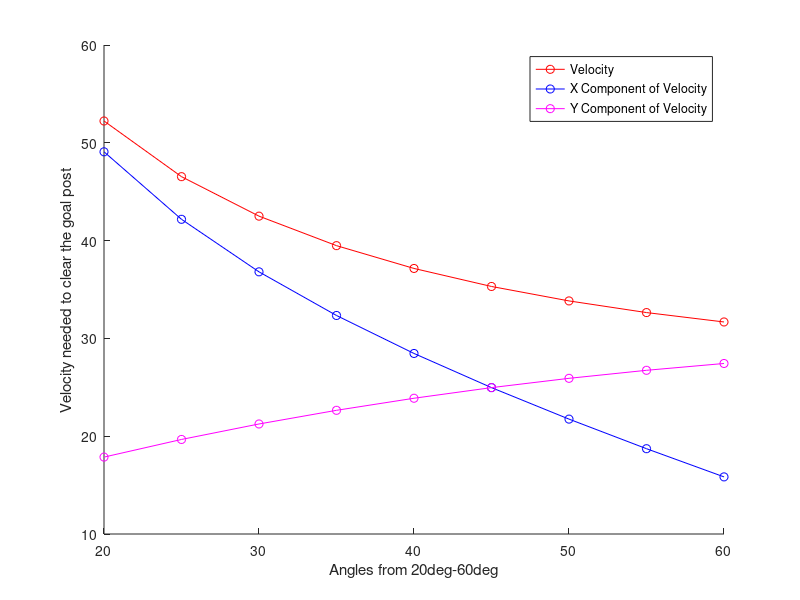

Source code (MATLAB): (Note: this script raises an error after producing the figure.)
%% Despcription of project
% Finding compatable angles to make a field goal from 20deg-60deg
%% establish list of angles
angles = 20:5:60;
%% convert yd to m
rDX = 95 * .9144;
%gravity
g = 9.81;
%% For loop to index through each element and calculate velocity
% creates empty arrays to store the output of each loop
nVA = [];
vxa = [];
vya = [];
for idx = 1:9
    %Use law of sines to get the full required distance
    b = (sind(180-(angles(idx)+90)))/(sind(angles(idx))/3);
    %add the converted original delta x value to the additional distance
    %required to clear the field goal
    rd = rDX + b;
    %calculate the needed velocity to clear the field goal
    nV = sqrt((rd*g)/sind(angles(idx)));
    %find the x and y components of velocity
    vx = nV*cosd(angles(idx));
    vy = nV*sind(angles(idx));
    %appends data to the array each time the loop runs
    nVA = [nVA nV];
    vxa = [vxa vx];
    vya = [vya vy];
end

%% Plot the data

hold on
plot(angles, nVA, "o- r")
plot(angles, vxa, "o- b")
plot(angles, vya, "o- m")
xlabel("Angles from 20deg-60deg")
ylabel("Velocity needed to clear the goal post")
legend("Velocity", "X Component of Velocity", "Y Component of Velocity")
hold off

%% Make a table of the values

table = table(angles', nVA', vxa', vya', "VariableNames",["Angles", "Velocity", "x-Component of Velocity", "y-Component of Velocity"]);
